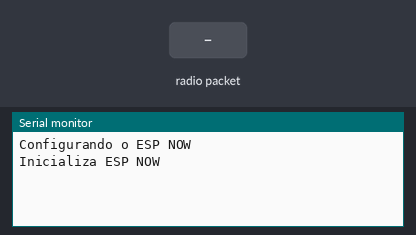
Bench run of a sketch on a simulated ESP32. On the bench: the last lines printed to the serial monitor. Inputs (shaded band) come from the test bench.

Above: at 1.2 s.
1.3 s: radio packet "1" arrives
At 2.5 s:
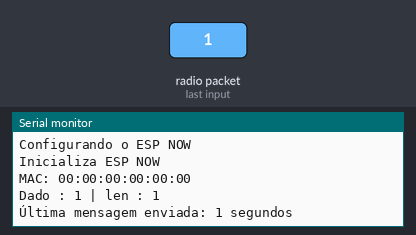
2.8 s: radio packet "0" arrives
At 3.9 s:
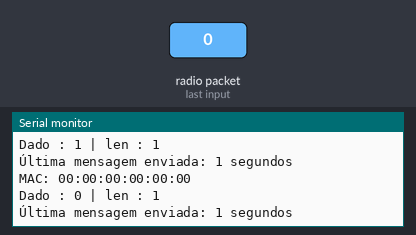
4.3 s: radio packet "2" arrives
At 5.0 s:
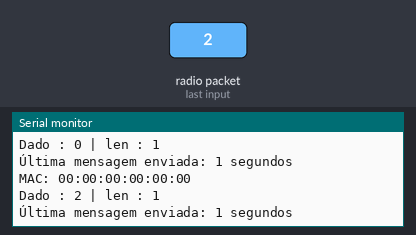

Measured:
- after the input at 1.3 s, the serial monitor: prints a new line at once (image 1)
- after the input at 2.8 s, the serial monitor: prints a new line at once (image 2)
- after the input at 4.3 s, the serial monitor: prints a new line at once (image 3)

The sketch:

FranzininhoWiFi_Recptor_ESP_NOW.ino
```cpp
/*
 Autor: Equipe Embarcados
*/

//Incluir a biblioteca para ESP_NOW
#include <esp_now.h>
#include <esp_wifi.h>
#include <WiFi.h>

#define CHANNEL 1 // Canais disponíveis de 1-15

uint64_t last_time = 0;

void on_recv_data (const uint8_t * mac_addr, const uint8_t *data, int data_len)
{
  char mac_str[20];
  char msg[] = {"Oi Franzininho, estou bem, obrigado !"};

  snprintf(mac_str,
           sizeof(mac_str),
           "%02x:%02x:%02x:%02x:%02x:%02x",
           mac_addr[0],mac_addr[1],
           mac_addr[2],mac_addr[3],
           mac_addr[4],mac_addr[5]
           );
  // Mostra o endereço MAC de quem recebeu a mensagem
  Serial.print("MAC: ");
  Serial.println(mac_str);

  // Mostra a mensagem enviada o tamannho dela
  Serial.printf("Dado : %s | len : %d \n",(char *)data,data_len);

  // Mostra o último dado recebido desde do monto que ligou
  Serial.print("Última mensagem enviada: ");
  Serial.print((millis() - last_time)/1000);
  Serial.println(" segundos");

  esp_now_send(mac_addr, (uint8_t*)msg, sizeof(msg));
  last_time = millis();
}


void setup()
{
  Serial.begin (115200);
  Serial.println("Configurando o ESP NOW");

  WiFi.disconnect();

  //Configurando em modo Station
  WiFi.mode(WIFI_STA);
  esp_wifi_set_channel(CHANNEL, WIFI_SECOND_CHAN_NONE);
  Serial.println("Inicializa ESP NOW");

  // Caso não seja inicializado corretamente, então ...
  if( esp_now_init() != ESP_OK)
  {
    Serial.println("Erro ao inicializar o ESP NOW ");
    Serial.println("Reiniciando Franzininho em 3 segundos ...");
    delay(3000);
    ESP.restart();
  }

  esp_now_register_recv_cb (on_recv_data);
}

void loop()
{

}
```
